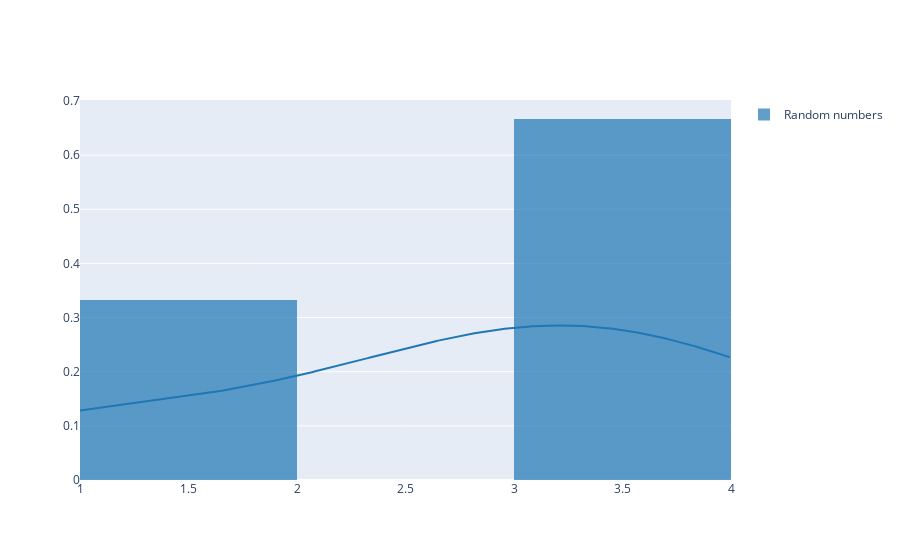

The notebook cell this image was saved under:
### Code cell
group_labels = ['Random numbers']
fig = ff.create_distplot([data_2], 
                         group_labels, 
                         show_hist=True, 
                         histnorm='probability density', 
                         show_rug=False,
                         curve_type='kde',
                         bin_size=1)
fig.show()

### Figure 1 — Plotly figure (JSON) as saved in the notebook; plotly's stock layout.template omitted (floating-point values rounded to 4 significant figures; data arrays with more than 128 entries replaced by an {"elided": "..."} marker saying what was removed)
{"data": [{"autobinx": false, "histnorm": "probability density", "legendgroup": "Random numbers", "marker": {"color": "rgb(31, 119, 180)"}, "name": "Random numbers", "opacity": 0.7, "type": "histogram", "x": [1, 3, 3, 4], "xaxis": "x", "xbins": {"end": 4, "size": 1, "start": 1}, "yaxis": "y"}, {"legendgroup": "Random numbers", "marker": {"color": "rgb(31, 119, 180)"}, "mode": "lines", "name": "Random numbers", "showlegend": false, "type": "scatter", "x": {"elided": "500 float values"}, "xaxis": "x", "y": {"elided": "500 float values"}, "yaxis": "y"}], "layout": {"barmode": "overlay", "hovermode": "closest", "legend": {"traceorder": "reversed"}, "xaxis": {"anchor": "y2", "domain": [0, 1], "zeroline": false}, "yaxis": {"anchor": "free", "domain": [0, 1], "position": 0}}}
